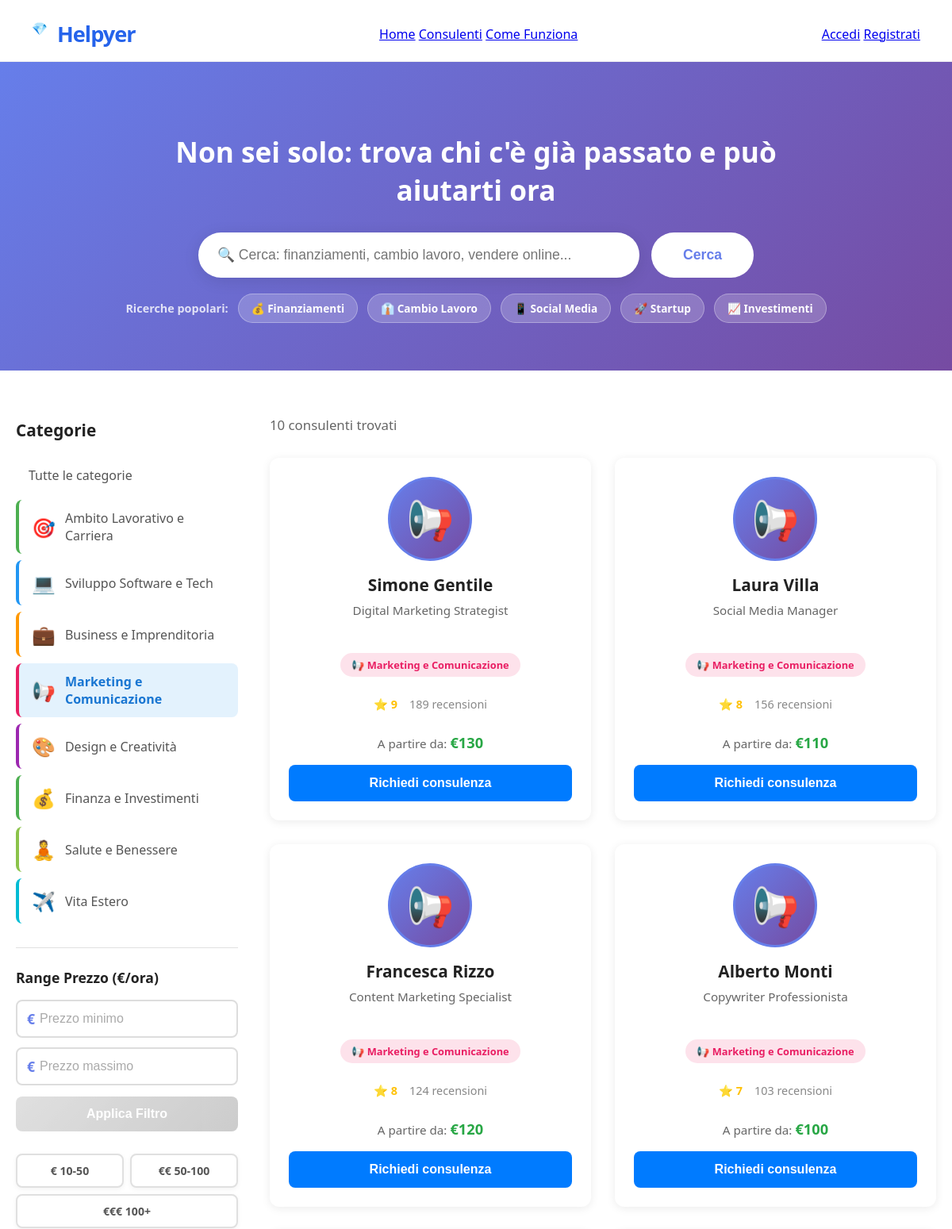
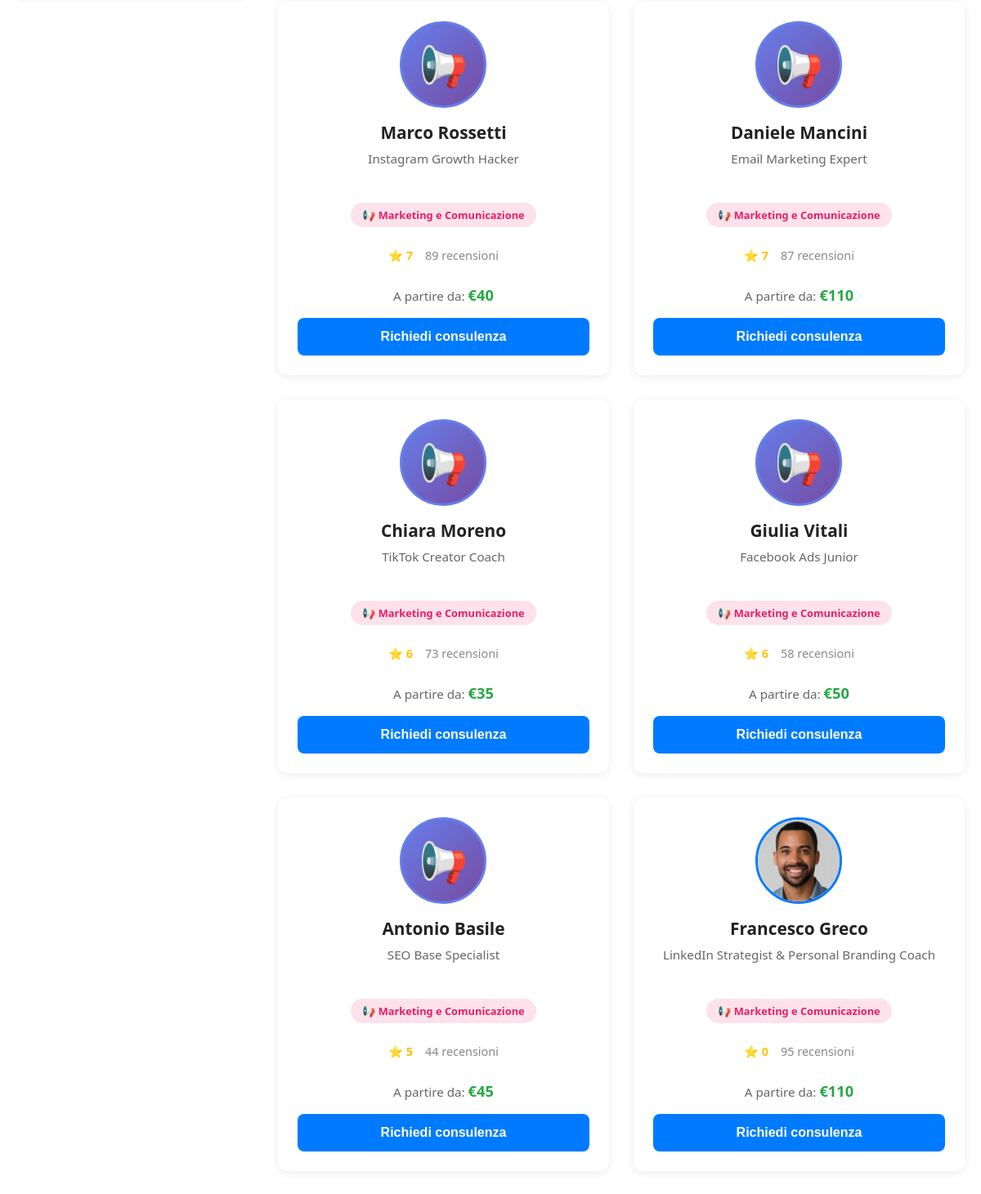
Screenshot of /consultants?category=4 with the database file from the repository (2 pictures, top to bottom).
### app/models_category.py (models this page shows)
class Category(SQLModel, table=True):
    id: Optional[int] = Field(default=None, primary_key=True)
    name: str = Field(unique=True, index=True)
    slug: str = Field(unique=True, index=True)
    icon: Optional[str] = Field(default="🎯")
    description: Optional[str] = Field(default=None)
    target: Optional[str] = Field(default=None)
    color: Optional[str] = Field(default="#4CAF50")

### app/models_user.py (models this page shows)
class User(SQLModel, table=True):
    id: Optional[int] = Field(default=None, primary_key=True)
    email: str = Field(unique=True, index=True)
    password_md5: str
    confirmation_code: Optional[str] = Field(default=None, max_length=6)
    confirmed: int = Field(default=0)
    created_at: Optional[str] = Field(default_factory=lambda: datetime.now().isoformat())
    nome: Optional[str] = Field(default=None)
    professione: Optional[str] = Field(default=None)
    descrizione: Optional[str] = Field(default=None)
    category_id: Optional[int] = Field(default=None, foreign_key="category.id")
    bollini: int = Field(default=0)
    consulenze_acquistate: int = Field(default=0)
    consulenze_vendute: int = Field(default=0)
    aree_interesse: Optional[str] = Field(default=None)
    prezzo_consulenza: Optional[int] = Field(default=150)
    durata_consulenza: Optional[int] = Field(default=60)
    profile_picture: Optional[str] = None  # 🔥 AGGIUNGI QUESTA RIGA

### app/routes/consultants.py (the view)
@router.get("/consultants", response_class=HTMLResponse)
def consultants_page(
    request: Request,
    category: Optional[int] = Query(None),
    search: Optional[str] = Query(None),
    min_price: Optional[int] = Query(None),
    max_price: Optional[int] = Query(None),
    page: int = Query(1, ge=1)
):
    per_page = 12
    offset = (page - 1) * per_page
    with get_session() as session:
        categories = session.exec(select(Category)).all()
        query = select(User).where(
            and_(
                User.confirmed == 1,
                User.nome.isnot(None)
            )
        )
        if category:
            query = query.where(User.category_id == category)
        if search:
            expanded_terms = expand_search_query(search)
            search_conditions = []
            for term in expanded_terms:
                term_pattern = f"%{term}%"
                search_conditions.append(User.nome.like(term_pattern))
                search_conditions.append(User.professione.like(term_pattern))
                search_conditions.append(User.descrizione.like(term_pattern))
                search_conditions.append(User.aree_interesse.like(term_pattern))
            if search_conditions:
                query = query.where(or_(*search_conditions))
            logger.info(f"Ricerca: '{search}' → Termini espansi: {expanded_terms}")
        if min_price is not None and min_price >= 10:
            query = query.where(User.prezzo_consulenza >= min_price)
        if max_price is not None and max_price >= 10:
            query = query.where(User.prezzo_consulenza <= max_price)
        query = query.order_by(User.bollini.desc(), User.consulenze_vendute.desc())
        total_count = len(session.exec(query).all())
        total_pages = (total_count + per_page - 1) // per_page
        consultants = session.exec(query.limit(per_page).offset(offset)).all()
        consultants_with_category = []
        for consultant in consultants:
            category_obj = None
            if consultant.category_id:
                category_obj = session.get(Category, consultant.category_id)
            consultants_with_category.append({
                "user": consultant,
                "category": category_obj
            })
        response = templates.TemplateResponse("consultants.html", {
            "request": request,
            "consultants": consultants_with_category,
            "categories": categories,
            "selected_category": category,
            "search_query": search or "",
            "min_price": min_price,
            "max_price": max_price,
            "current_page": page,
            "total_pages": total_pages,
            "total_count": total_count
        })
        response.headers["Cache-Control"] = "public, max-age=3600"  # Cache per 1 ora
        response.headers["Expires"] = "Wed, 21 Oct 2025 07:28:00 GMT"
        logger.info(f"Filtri applicati - Category: {category}, Search: {search}, Min: {min_price}, Max: {max_price}")
        return response

### app/templates/consultants.html (shortened to what this page needs)
<!DOCTYPE html>
<html lang="it">
<head>
    <link rel="stylesheet" href="/static/style.css">
    <link rel="stylesheet" href="/static/consultants.css">
</head>
<body>
    <nav class="navbar">
        <div class="navbar-left">
            <span class="navbar-logo">💎</span>
            <span class="navbar-title">Helpyer</span>
        </div>
        <div class="navbar-center">
            <a href="/">Home</a>
            <a href="/consultants" class="active">Consulenti</a>
            <a href="#">Come Funziona</a>
        </div>
        <div class="navbar-right">
            <a href="/login" class="btn-login">Accedi</a>
            <a href="/register" class="btn-register">Registrati</a>
        </div>
    </nav>
    <section class="search-hero">
        <div class="search-container">
            <h1>Non sei solo: trova chi c'è già passato e può aiutarti ora</h1>
            <form class="search-form" method="GET" action="/consultants">
                <input
                    type="text"
                    name="search"
                    placeholder="🔍 Cerca: finanziamenti, cambio lavoro, vendere online..."
                    value="{{ search_query }}"
                    class="search-input"
                >
                <button type="submit" class="search-btn">Cerca</button>
            </form>
            <div class="search-suggestions">
                <span class="suggestion-label">Ricerche popolari:</span>
                <a href="/consultants?search=finanziamenti" class="search-tag">💰 Finanziamenti</a>
                <a href="/consultants?search=cambio lavoro" class="search-tag">👔 Cambio Lavoro</a>
                <a href="/consultants?search=social media" class="search-tag">📱 Social Media</a>
                <a href="/consultants?search=startup" class="search-tag">🚀 Startup</a>
                <a href="/consultants?search=investimenti" class="search-tag">📈 Investimenti</a>
            </div>
        </div>
    </section>
    <div class="consultants-container">
        <aside class="filters-sidebar">
            <h3>Categorie</h3>
            <ul class="category-filters">
                <li>
                    <a href="/consultants" class="{% if not selected_category %}active{% endif %}">
                        Tutte le categorie
                    </a>
                </li>
                {% for cat in categories %}
                <li>
                    <a href="/consultants?category={{ cat.id }}{% if min_price %}&min_price={{ min_price }}{% endif %}{% if max_price %}&max_price={{ max_price }}{% endif %}{% if search_query %}&search={{ search_query }}{% endif %}"
                       class="{% if selected_category == cat.id %}active{% endif %}"
                       style="border-left: 4px solid {{ cat.color }};">
                        <span class="category-icon">{{ cat.icon }}</span>
                        {{ cat.name }}
                    </a>
                </li>
                {% endfor %}
            </ul>
            <div class="additional-filters">
                <h4>Range Prezzo (€/ora)</h4>
                <form id="priceFilterForm" class="price-filter-form">
                    <div class="price-inputs-vertical">
                        <div class="price-input-wrapper">
                            <span class="currency-symbol">€</span>
                            <input
                                type="number"
                                name="min_price"
                                id="minPrice"
                                placeholder="Prezzo minimo"
                                min="0"
                                value="{{ min_price or '' }}"
                                class="price-input"
                            >
                        </div>
                        <div class="price-input-wrapper">
                            <span class="currency-symbol">€</span>
                            <input
                                type="number"
                                name="max_price"
                                id="maxPrice"
                                placeholder="Prezzo massimo"
                                min="0"
                                value="{{ max_price or '' }}"
                                class="price-input"
                            >
                        </div>
                    </div>
                    <button type="submit" class="btn-apply-price" id="applyPriceBtn" disabled>Applica Filtro</button>
                </form>
                <div class="price-suggestions">
                    <a href="/consultants?min_price=10&max_price=50{% if selected_category %}&category={{ selected_category }}{% endif %}{% if search_query %}&search={{ search_query }}{% endif %}" class="price-tag">€ 10-50</a>
                    <a href="/consultants?min_price=50&max_price=100{% if selected_category %}&category={{ selected_category }}{% endif %}{% if search_query %}&search={{ search_query }}{% endif %}" class="price-tag">€€ 50-100</a>
                    <a href="/consultants?min_price=100{% if selected_category %}&category={{ selected_category }}{% endif %}{% if search_query %}&search={{ search_query }}{% endif %}" class="price-tag">€€€ 100+</a>
                </div>
            </div>
        </aside>
        <main class="consultants-main">
            <div class="results-header">
                <p>{{ total_count }} consulenti trovati</p>
            </div>
            <div class="consultants-grid">
                {% for item in consultants %}
                <div class="consultant-card">
                    <a href="/user/{{ item.user.id }}" class="card-link">
                        {% if item.user.profile_picture %}
                        <img src="{{ item.user.profile_picture }}" alt="{{ item.user.nome }}" class="consultant-avatar">
                        {% else %}
                        <div class="consultant-avatar-default">
                            {{ item.category.icon if item.category else '👤' }}
                        </div>
                        {% endif %}
                        <h3>{{ item.user.nome }}</h3>
                        <p class="profession">{{ item.user.professione or 'Consulente' }}</p>
                        {% if item.category %}
                        <span class="category-badge" style="background: {{ item.category.color }}20; color: {{ item.category.color }};">
                            {{ item.category.icon }} {{ item.category.name }}
                        </span>
                        {% endif %}
                        <div class="consultant-stats">
                            <span class="rating">⭐ {{ item.user.bollini }}</span>
                            <span class="reviews">{{ item.user.consulenze_vendute }} recensioni</span>
                        </div>
                        {% if item.user.prezzo_consulenza %}
                        <div class="price">A partire da: <strong>€{{ item.user.prezzo_consulenza }}</strong></div>
                        {% endif %}
                    </a>
                    <button class="btn-consult">Richiedi consulenza</button>
                </div>
                {% endfor %}
            </div>
        </main>
    </div>
</body>
</html>

### app/static/style.css (style rules this page uses)
body { font-family: 'Segoe UI', Arial, sans-serif; background: #fff; margin: 0; padding: 0; color: #222; }
.navbar { display: flex; align-items: center; justify-content: space-between; padding: 24px 40px 16px 40px; background: #fff; border-bottom: 1px solid #f0f0f0; }
.navbar-left { display: flex; align-items: center; gap: 12px; }
.navbar-logo { height: 36px; }
.navbar-title { font-size: 1.7rem; font-weight: 700; color: #2563eb; letter-spacing: -1px; }
.consultant-card { background: white; border-radius: 12px; padding: 30px 25px; text-align: center; box-shadow: 0 2px 12px rgba(0,0,0,0.08); transition: transform 0.2s, box-shadow 0.2s; display: flex; flex-direction: column; align-items: center; }
.consultant-stats { color: #888; font-size: 0.9em; margin-bottom: 20px; display: flex; align-items: center; justify-content: center; gap: 5px; }
.price-input-wrapper { position: relative; flex: 1; }
.currency-symbol { position: absolute; left: 12px; top: 50%; transform: translateY(-50%); color: #667eea; font-weight: 700; font-size: 1.1em; pointer-events: none; }
.price-input-wrapper .price-input { padding-left: 28px; }
.consultant-card { background: white; border-radius: 12px; padding: 24px 20px; text-align: center; box-shadow: 0 2px 12px rgba(0,0,0,0.08); transition: all 0.2s; text-decoration: none; color: inherit; display: flex; flex-direction: column; align-items: center; }
.consultant-avatar { width: 100px; height: 100px; border-radius: 50%; object-fit: cover; margin: 0 auto 16px; display: block; border: 3px solid #007bff; transition: border-color 0.2s; }
.consultant-avatar-default { width: 100px; height: 100px; border-radius: 50%; background: linear-gradient(135deg, #667eea 0%, #764ba2 100%); color: white; display: flex; align-items: center; justify-content: center; font-size: 3rem; margin: 0 auto 16px; border: 3px solid #667eea; transition: all 0.2s; }
.consultant-card h3 { font-size: 1.35em; font-weight: 600; margin: 0 0 6px 0; color: #222; }
.consultant-stats { display: flex; gap: 12px; justify-content: center; margin-top: 12px; font-size: 0.85em; color: #888; }
.consultant-stats span { display: flex; align-items: center; gap: 4px; }
.price-filter-form * { box-sizing: border-box; }

### rows the page displays
Category: icon "🎯", name "Ambito Lavorativo e Carriera"
Category: icon "💻", name "Sviluppo Software e Tech"
Category: icon "💼", name "Business e Imprenditoria"
Category: icon "📢", name "Marketing e Comunicazione", category "📢" "📢" "📢" "📢" "📢" "📢" "📢" "📢" "📢", category.icon "📢" "📢" "📢" "📢" "📢" "📢" "📢" "📢" "📢" "📢", category.name "Marketing e Comunicazione" "Marketing e Comunicazione" "Marketing e Comunicazione" "Marketing e Comunicazione" "Marketing e Comunicazione" "Marketing e Comunicazione" "Marketing e Comunicazione" "Marketing e Comunicazione" "Marketing e Comunicazione" "Marketing e Comunicazione"
Category: icon "🎨", name "Design e Creatività"
Category: icon "💰", name "Finanza e Investimenti"
Category: icon "🧘", name "Salute e Benessere"
Category: icon "✈️", name "Vita Estero"
User: user.nome "Simone Gentile", user "Digital Marketing Strategist", user.bollini "9", user.consulenze_vendute "189", user.prezzo_consulenza "130"
User: user.nome "Laura Villa", user "Social Media Manager", user.bollini "8", user.consulenze_vendute "156", user.prezzo_consulenza "110"
User: user.nome "Francesca Rizzo", user "Content Marketing Specialist", user.bollini "8", user.consulenze_vendute "124", user.prezzo_consulenza "120"
User: user.nome "Alberto Monti", user "Copywriter Professionista", user.bollini "7", user.consulenze_vendute "103", user.prezzo_consulenza "100"
User: user.nome "Marco Rossetti", user "Instagram Growth Hacker", user.bollini "7", user.consulenze_vendute "89", user.prezzo_consulenza "40"
User: user.nome "Daniele Mancini", user "Email Marketing Expert", user.bollini "7", user.consulenze_vendute "87", user.prezzo_consulenza "110"
User: user.nome "Chiara Moreno", user "TikTok Creator Coach", user.bollini "6", user.consulenze_vendute "73", user.prezzo_consulenza "35"
User: user.nome "Giulia Vitali", user "Facebook Ads Junior", user.bollini "6", user.consulenze_vendute "58", user.prezzo_consulenza "50"
User: user.nome "Antonio Basile", user "SEO Base Specialist", user.bollini "5", user.consulenze_vendute "44", user.prezzo_consulenza "45"
User: user.profile_picture (picture), user.nome "Francesco Greco", user "LinkedIn Strategist & Personal Branding Coach", user.bollini "0", user.consulenze_vendute "95", user.prezzo_consulenza "110"

### other values shown
{{ total_count }} "10"
